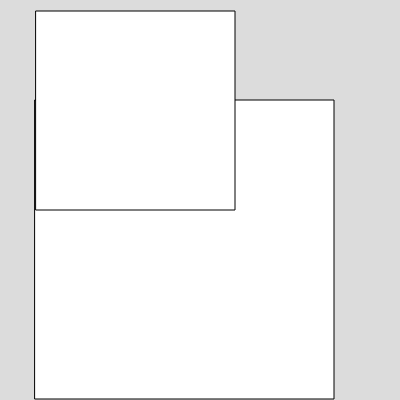
Frame 1 (no input)
Frame 60 (no input): identical to frame 1, image omitted
Frame 120 (the mouse pressed at the canvas centre since frame 60): identical to frame 1, image omitted

The p5.js sketch that drew this single still picture (run headless with seeded random() and noise() and a simulated clock; from frame 60 on, the mouse is pressed at the canvas centre):

// p5.js sketch
// ── sketch.js

function setup() 
{
  createCanvas(400, 400);
  box1=new Ox(35,100,299,299)
  box999=new Ox(36,11,199,199)
}

function draw() 
{
  background(220);
  box1.display()
  box999.display()
}


// ── Box.js
class Ox{
    constructor(x,y,w,h){
        this.x=x
        this.y=y
        this.w=w
        this.h=h
    }
    display(){
        rect(this.x,this.y,this.w,this.h)
    }
}
